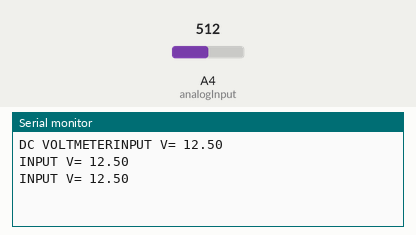
This sketch was run on a simulated Arduino Uno, built with avr-gcc and run on an emulated ATmega328P. Parts: the last lines printed to the serial monitor. The inputs (shaded band) are chosen by the test bench; at power-on: A4 (analogInput) = 512.

Above: at 1.3 s.
1.4 s: A4 (analogInput) set to 716
At 1.9 s:
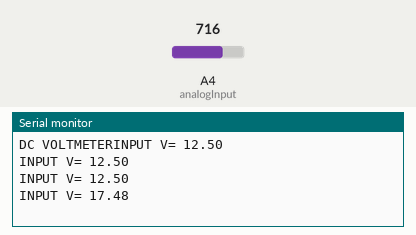
2.9 s: A4 (analogInput) set to 900
At 3.4 s:
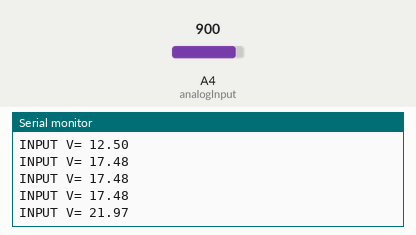
Timing chart, 0 to 5.9 s (numbered marks = the images above; inputs shaded):
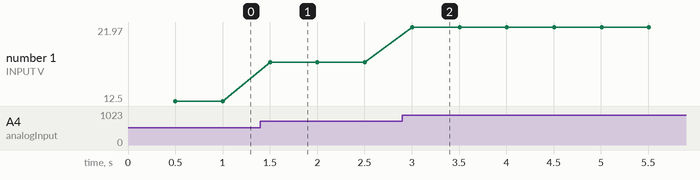

Measured:
- after the input at 1.4 s, the serial monitor: prints a new line after 0.10 s (image 1)
- after the input at 2.9 s, the serial monitor: prints a new line after 0.10 s (image 2)
- plotted number 1: 12.5 → 17.48 after the input at 1.4 s, 17.48 → 21.97 after the input at 2.9 s

The sketch:

YT_Uno_DC_Voltage_Sensor.ino
```cpp
/*
 * Wiring :
 *    Sensor Pin      |   Arduino Pin
 * ====================================
 *    +               |   VCC
 *    -               |   GND
 *    S               |   A4
 *
 */

int analogInput = A4;
float vout = 0.0;
float vin = 0.0;
float R1 = 30000.0;
float R2 = 7500.0;
int value = 0;

void setup(){
  pinMode(analogInput, INPUT);
  Serial.begin(115200);
  Serial.print("DC VOLTMETER");
}

void loop(){
  value = analogRead(analogInput);
  vout = (value * 5) / 1024.0;
  vin = vout / (R2/(R1+R2));

  Serial.print("INPUT V= ");
  Serial.println(vin,2);
  delay(500);
}
```
